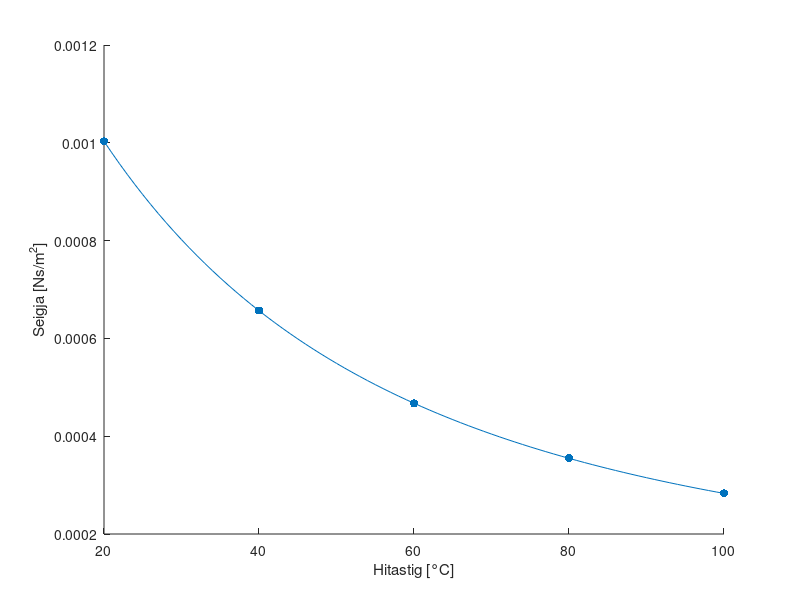

The MATLAB source for this figure:
format long
T0 = 273.16; %Fasti
%Gögn: 
T = [20,40,60,80,100]';
mu = 10^(-3)*[1.003, 0.657, 0.467, 0.355, 0.283]';
%Linearization
ln_mu = log(mu);

%Stilli upp stuðla fylki sem á að margfaldast við [a,b,c] og jafngilda ln(mu) 

A = [ones(length(T),1),1./(T+T0),1./(T+T0).^2];
b = ln_mu;

%RMSQ aðferð:

x = (A'*A)\A'*b;
scatter(T',mu','filled')
hold on
T_2 = 20:1:100;
T_2 = T_2';
A_2 = [ones(length(T_2),1),1./(T_2+T0),1./(T_2+T0).^2];
mu_2 = exp(A_2*x);
plot(T_2,mu_2);
xlabel("Hitastig [°C]")
ylabel("Seigja [Ns/m^2]")

RMSE = sqrt(sum((exp(A*x)-mu).^2*1)/length(A));

